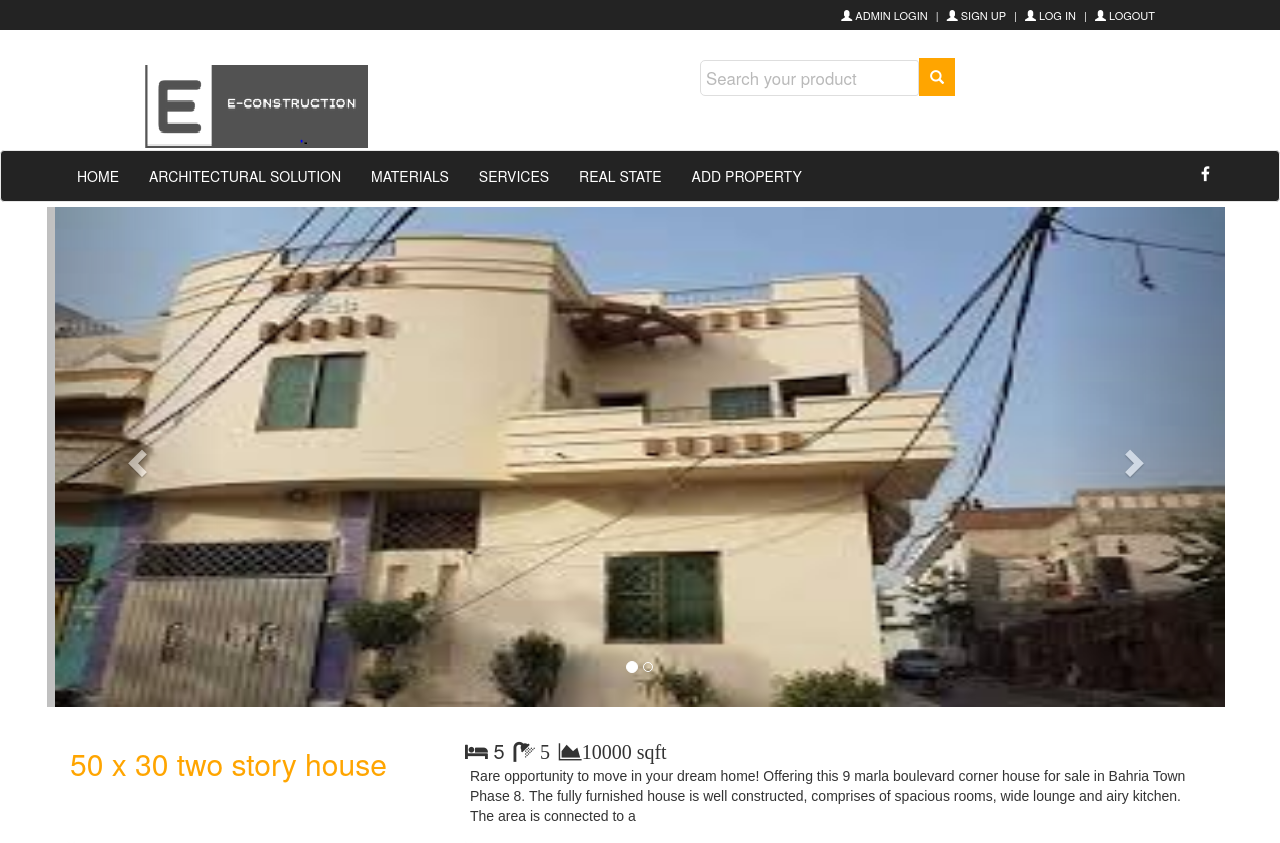
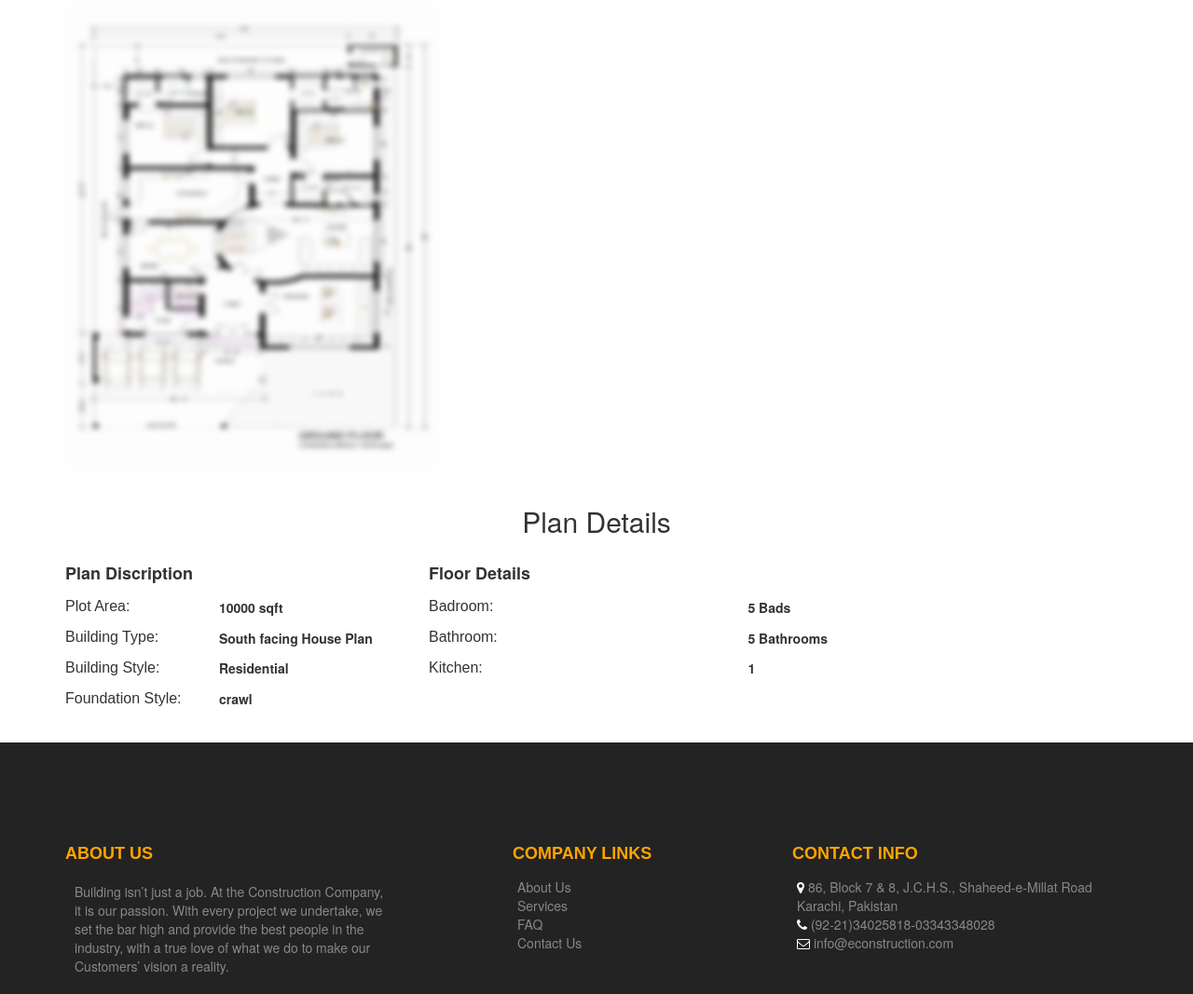
/archetectural-solution/designDetails.php?id=6, run on the app's committed database (2 pictures, top to bottom).
### tables this page shows
CREATE TABLE `add_architecture` (
  `architecture_id` int(11) NOT NULL,
  `title` varchar(50) NOT NULL,
  `image_1` longblob NOT NULL,
  `image_2` longblob NOT NULL,
  `image_3` longblob NOT NULL,
  `discription` varchar(255) NOT NULL,
  `plot_area` varchar(50) NOT NULL,
  `building_type` varchar(50) NOT NULL,
  `building_style` varchar(20) NOT NULL,
  `badroom` int(11) NOT NULL,
  `bathroom` int(11) NOT NULL,
  `floor` int(11) NOT NULL,
  `kitchen` int(11) NOT NULL,
  `foundation_type` varchar(255) NOT NULL,
  `price` int(10) DEFAULT NULL
);

### archetectural-solution/designDetails.php (the view, shortened to what this page needs)
<?php
  include("../db_connect.php");
  $id = $_GET['id'];
  $sql = "SELECT `title`, `image_1`, `image_2`, `image_3`, `discription`, `plot_area`, `building_type`, `building_style`, `badroom`, `bathroom`, `floor`, `kitchen`, `foundation_type` FROM `add_architecture` WHERE architecture_id = $id";
  $query = mysqli_query($con,$sql);
  while ($result = mysqli_fetch_assoc($query)) {
    $title = $result['title'];
    $badroom = $result['badroom'];
    $bathroom = $result['bathroom'];
    $plot_area = $result['plot_area'];
    $discription = $result['discription'];
    $image_3 = $result['image_3'];
    $building_type = $result['building_type'];
    $building_style = $result['building_style'];
    $foundation_type = $result['foundation_type'];
    $kitchen = $result['kitchen'];
    $image_1 = $result['image_1'];
  }
?>
<!DOCTYPE html>
<html>
<head>
	<link rel="stylesheet" type="text/css" href="bootstrap/css/bootstrap.min.css">
	<link rel="stylesheet" type="text/css" href="../styles.css">
  <link rel="stylesheet" href="https://cdnjs.cloudflare.com/ajax/libs/font-awesome/4.7.0/css/font-awesome.min.css">
</head>
<body>
   <div>
    <div id="top" class="nav-fixed">
		<div class="container">
			<div class="col-md-5 offer"></div>
			<div class="col-md-7">
				<ul class="menu">
					<li>
            <a href="../admin-login.php"><i class="glyphicon glyphicon-user"></i> Admin Login</a>
          </li>
          <li>
						<a href="../customer-register.php"><i class="glyphicon glyphicon-user"></i> sign up</a>
					</li>
					<li>
						<a href="../login.php"><i class="glyphicon glyphicon-user"></i> log in</a>
					</li>
          <li>
            <a href="../logout.php"><i class="glyphicon glyphicon-user"></i> logout</a>
          </li>
				</ul>
			</div>
		</div>
	</div>
   <div class="brandWrap">
	   	<div class="container top-margin">
	   		<div class="col-md-6">
	   		   <div class="navbar-header">
	   			 <a href="../index.php" class="navbar-brand"><img src="../images/logo.png"></a>
	   		   </div>
	   		</div>
	   		<div class="col-md-6">
	   			<div class="nav navbar-nav">
	   			  <div class="search-box">
	   				<div class="input-group">
	   					<input type="search" name="search" class="search" placeholder="Search your product">
              <button type="submit" name="search" class="search-button">
                  <span class="glyphicon glyphicon-search" ></span>
              </button>
	   				</div>
	   			  </div>
	   			</div>
	   		</div>
	   	</div>
   </div>
   <div id="navbar" class="navbar navbar-default">
   	<div class="container">
   		<div class="padding-nav">
            <ul class="nav navbar-nav left">
               <li><a href="../index.php">Home</a></li>
               <li><a href="viewArchetecturalDesign.php">Architectural Solution</a></li>
               <li><a href="#">Materials</a></li>
               <li><a href="../serviceUpdate/services.php">Services</a></li>
               <li><a href="real-state/realstate.php">Real State</a></li>
               <li><a href="../real-state/realstate.php">Add Property</a></li>
            </ul>
        </div>
        <div class="social-icon pull-right">
          <a href="#" class="fa fa-facebook"></a>
        </div>
   	</div>
   </div>
   <section class="design-slidebar">
     <div class="container">
      <div class="row">
         <div id="myCarousel" class="carousel" data-ride="carousel">
    <ol class="carousel-indicators">
      <li data-target="#myCarousel" data-slide-to="0" class="active"></li>
      <li data-target="#myCarousel" data-slide-to="1"></li>
    </ol>
    <div class="carousel-inner">
      <div class="item active">
        <img src="architectureimg/<?php echo $image_1 ?>" style="height: 500px; width: 100%;">
      </div>
    </div>
    <a class="left carousel-control" href="#myCarousel" data-slide="prev">
      <span class="glyphicon glyphicon-chevron-left"></span>
    </a>
    <a class="right carousel-control" href="#myCarousel" data-slide="next">
      <span class="glyphicon glyphicon-chevron-right"></span>
    </a>
  </div>
</div>
      </div>
     </div>
   <section class="plan-details">
     <div class="container">
       <div class="row">
         <div class="col-md-4">
           <div class="plan-title">
             <h2><?php echo $title ?></h2>
           </div>
         </div>
         <div class="col-md-8 left-side">
          <div class="property-room">
              <span class="rooms"><i class="fa fa-bed"></i> <?php echo $badroom; ?></span>
              <span class="rooms"><i class="fa fa-shower"> <?php echo $bathroom; ?> </i></span>
              <span class="rooms"><i class="fa fa-area-chart"><?php echo $plot_area; ?> sqft</i></span>
           </div>
           <div class="design-discription">
             <p>
               <?php echo $discription; ?>
             </p>
            </div>
         </div>
       </div>
     </div>
   </section>
   <section class="maps">
    <div class="container">
     <div class="row">
     <div class="col-md-4">
     <div class="home-maps">
       <div class="first-floor">
         <img src="architectureimg/<?php echo $image_3 ?>" class="image-blur" style="width: 400px; height: 500px;" on>
       </div>
     </div>
   </div>
   </div>
   </div>
   </section>
   <section class="plan-details">
     <div class="plan-details">
       <div class="container">
         <div class="row">
           <div class="main-heading">
             <h2>Plan Details</h2>
           </div>
         </div>
         <div class="details-table">
           <div class="row">
             <div class="col-md-4">
               <div class="discription-table">
                 <table class="table-hover">
               <tr>
                 <td width="50%" class="gneral-details">
                   <h2 >Plan Discription</h2>
                 </td>
               </tr>
               <tr>
                 <td width="20%" class="genDetialLeft">
                   Plot Area:
                 </td>
                 <td width="80%">
                   <b><?php echo $plot_area; ?> sqft</b>
                 </td>
               </tr>
               <tr>
                 <td width="20%" class="genDetialLeft">
                   Building Type:
                 </td>
                 <td width="80%">
                   <b><?php echo $building_type; ?></b>
                 </td>
               </tr>
               <tr>
                 <td width="20%" class="genDetialLeft">
                   Building Style:
                 </td>
                 <td width="80%">
                   <b><?php echo $building_style; ?></b>
                 </td>
               </tr>
               <tr>
                 <td width="20%" class="genDetialLeft">
                   Foundation Style:
                 </td>
                 <td width="80%">
                   <b><?php echo $foundation_type; ?></b>
                 </td>
               </tr>
             </table>
               </div>
             </div>
             <div class="col-md-5">
                <div class="discription-table">
                 <table class="table-hover">
               <tr>
                 <td width="80%" class="gneral-details">
                   <h2>Floor Details</h2>
                 </td>
               </tr>
               <tr>
                 <td width="20%" class="genDetialLeft">
                   Badroom:
                 </td>
                 <td width="80%">
                   <b><?php echo $badroom;?> Bads</b>
                 </td>
               </tr>
               <tr>
                 <td width="20%" class="genDetialLeft">
                   Bathroom:
                 </td>
                 <td width="80%">
                   <b><?php echo $bathroom;?> Bathrooms</b>
                 </td>
               </tr>
               <tr>
                 <td width="20%" class="genDetialLeft">
                   Kitchen:
                 </td>
                 <td width="80%">
                   <b><?php echo $kitchen; ?></b>
                 </td>
               </tr>
             </table>
           </div>
             </div>
             <div class="col-md-4">
             </div>
           </div>
         </div>
       </div>
     </div>
   </section>
   <footer class="footer_area">
   	 <div class="container">
   	 	<div class="row footer-row">
   	 		<div class="col-md-4">
   	 			<div class="footer-widget">
   	 				<div class="widget-title">
   	 					<h4><strong>about us</strong></h4>
   	 				</div>
   	 				<div class="text-widget">
   	 				 <p>
   	 				 	Building isn’t just a job. At the Construction Company, it is our passion. With every project we undertake, we set the bar high and provide the best people in the industry, with a true love of what we do to make our Customers’ vision a reality.
   	 				 </p>
   	 				</div>
   	 			</div>
   	 		</div>
   	 		<div class="col-md-4">
   	 				<div class="footer-widget">
   	 					<div class="widget-title company-links">
   	 						<h4><strong>Company links</strong></h4>
   	 						<ul>
   	 							<li><a href="#aboutus-container">About Us</a></li>
   	 							<li><a href="#">Services</a></li>
   	 							<li><a href="#">FAQ</a></li>
   	 							<li><a href="#">Contact Us</a></li>
   	 						</ul>
   	 					</div>
   	 			    </div>
   	 		</div>
   	 		<div class="col-md-4">
   	 				<div class="footer-widget">
   	 					<div class="widget-title">
   	 						<h4><strong>Contact info</strong></h4>
   	 						<ul class="cantact-info">
                  <li> <i class=" fa fa-map-marker" aria-hidden="true"></i>
                        86, Block 7 &amp; 8, J.C.H.S., Shaheed-e-Millat Road
                       <br> Karachi, Pakistan
                  </li>
                  <li> <i class=" fa fa-phone" aria-hidden="true"></i>
                       (92-21)34025818-03343348028
                  </li>
                  <li> <i class=" fa fa-envelope-o" aria-hidden="true"></i>
                    <a href="#"> info@econstruction.com</a></li>
   	 						</ul>
   	 					</div>
   	 			    </div>
   	 		</div>
   	 	</div>
   	 </div>
   </footer>
</body>
</html>

### styles.css (style rules this page uses)
body { color: #333333; background-color: #FFFFFF; font: Open Sans, Helvetica Neue, Verdana, Arial, sans-serif; }
#top { background-color: #232323; padding-top: 4px; margin-left: -80px; height: 30px; line-height: 11px; }
#top a { color: white; text-align: center; }
#top ul.menu { padding-top: 5px; margin: 0; text-align: right; font-size: 11px; list-style: none; padding-bottom: 5px; text-transform: uppercase; }
#top ul.menu > li { display: inline-block; }
#top ul.menu > li a { color: white; }
#top ul.menu > li + li:before { content: "|"; color: #f7f7f7; padding: 0 5px; }
input[type=search] { border: 1px solid #dedede; border-top-left-radius: 5px; border-bottom-left-radius: 5px; padding: 5px; font-size: 1.2em; margin-top: 10px; font-weight: 300; height: 36px; }
.search { width: 300px; }
.search::placeholder { opacity: 0.5; }
.search-button { background-color: orange; height: 38px; width: 40px; border: medium none; margin-top: 8px; }
.glyphicon { color: white; }
.top-margin { margin-top: 20px; margin-left: 100px; margin-bottom: 20px; }
#navbar { background-color: #232323; }
#navbar li a { color: white; text-transform: uppercase; }
.social-icon a { font-size: 16px; color: white; padding-top: 15px; text-decoration: none; text-align: center; }
.left { margin-left: -8px; }
.footer_area { background-color: #232323; }
.footer-row { margin-top: 100px; }
.widget-title h4 { color: orange; text-transform: uppercase; font-family: "Montserrat",sans-serif; font-weight: 500; }
.text-widget { color: #888888; }
.widget-title ul { text-decoration: none; padding: 5px; margin-top: 5px; }
.widget-title li a { color: #888888; margin-bottom: 5px; padding-top: 10px; text-decoration: none; }
.widget-title ul { margin-top: 5px; list-style: none; }
.widget-title ul li { color: #888888; list-style-position: outside; }
.widget-title ul li i { color: white; }
.footer_area { margin-top: 30px; }
.company-links { margin-left: 90px; }
.brandWrap { background-color: white; height: 100px; }
.brandWrap a { color: gray; }
.row p { padding: 10px; }
.pull-right { float: right; }
.input-group { position: relative; display: flex; width: 100%; }
.search { width: 100%; border-radius: 3px; height: 40px; padding: 10px; }
.design-discription p { font-family: Arial,Helvetica,sans-serif; margin-top: -10px; }
.plan-details .plan-title { color: orange; }
.plan-details { margin-top: 20px; }
.property-room .rooms { font-size: 20px; padding-left: 5px; }
.plan-details .left-side { padding-top: 10px; }
.plan-details .main-heading h2 { text-align: center; }
.discription-table .genDetialLeft { font-family: Arial,Helvetica,sans-serif; font-size: 16px; font-weight: 400; padding: 5px 0; }
.discription-table .gneral-details h2 { font-size: 18px; font-weight: 700; }
.design-slidebar { margin-top: -15px; }
.first-floor .image-blur { filter: blur(3px); }
.maps .image-blur { cursor: pointer; }

### data on the page
add_architecture: image_1 (picture), title "50 x 30 two story house", badroom "5", bathroom "5", plot_area "10000", discription "Rare opportunity to move in your dream home! Offering this 9 marla boulevard corner house for sale in Bahria Town Phase 8. The fully furnished house is well constructed, comprises of spacious rooms, wide lounge and airy kitchen. The area is connected to a", image_3 (picture), building_type "South facing House Plan", building_style "Residential", foundation_type "crawl", kitchen "1"
